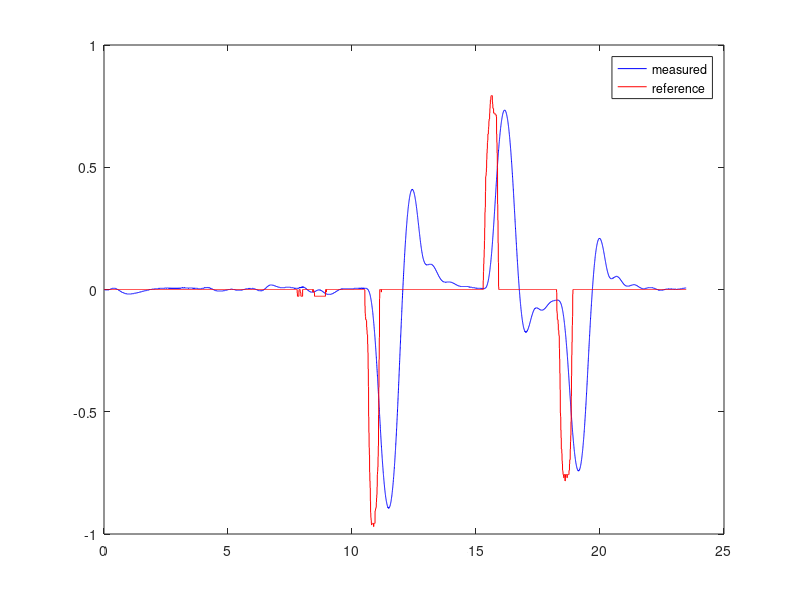
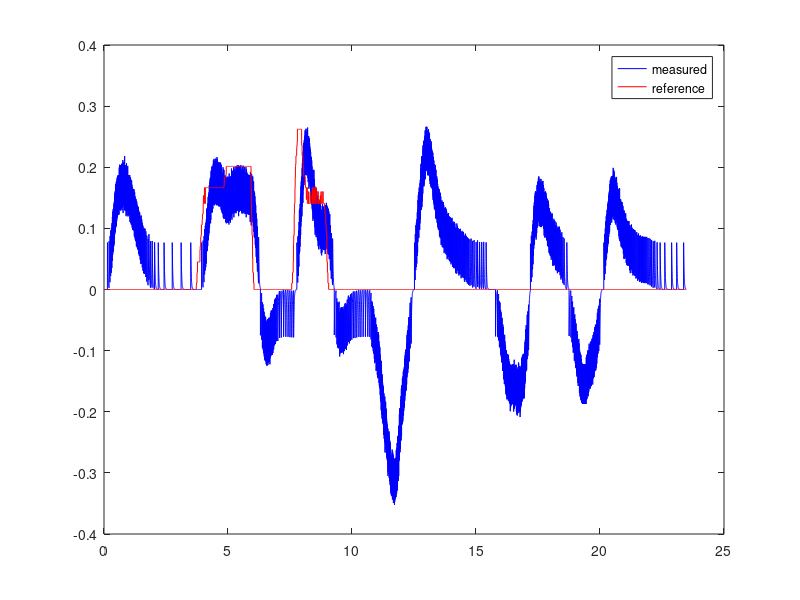
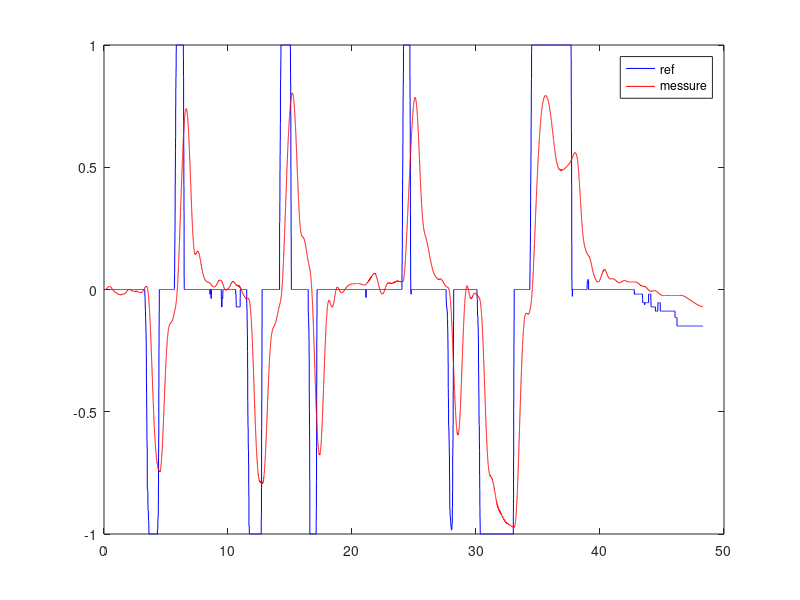
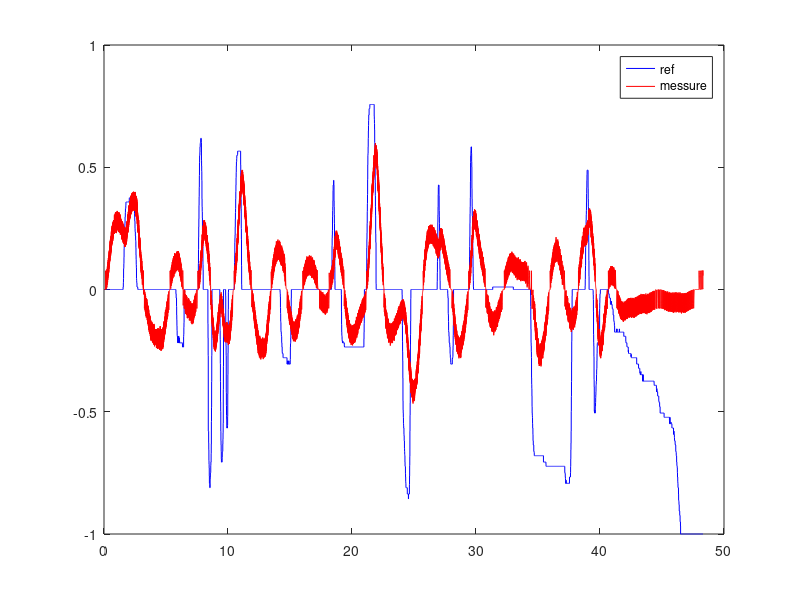

Reproduce these figures in MATLAB, in order.
close all;

load('pitch.mat');
load('elevrate.mat');
load('data.mat'); 

figure('Name','Pitch comparison');
plot(pitch(1,:), pitch(2,:),'b',pitch(1,:), pitch(3,:),'r');
hold on;
legend('measured','reference');

figure('Name','Elevation comparison');
plot(elevrate(1,:), elevrate(2,:),'b', elevrate(1,:), elevrate(3,:),'r');
legend('measured','reference');

%% Plot 532
load('data.mat');  

figure('Name','Pitch comparison');
plot(data(1,:), data(2,:),'b',data(1,:), data(3,:),'r');
hold on;
legend('ref','messure');

figure('Name','Elevation comparison');
plot(data(1,:), data(4,:),'b',data(1,:), data(5,:),'r');
hold on;
legend('ref','messure');